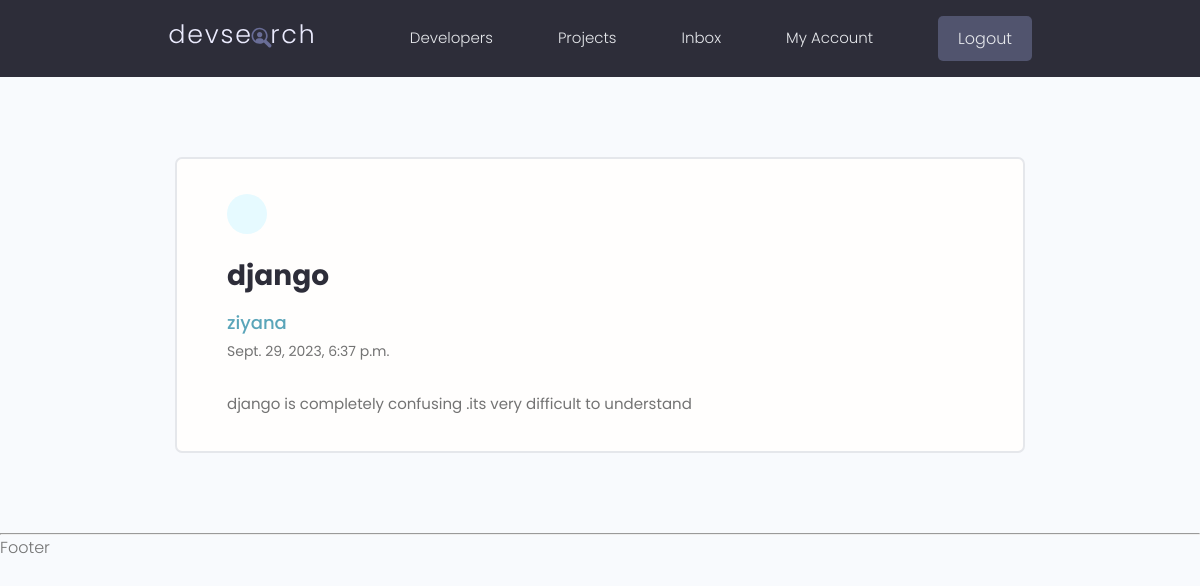
Screenshot of /view-message/1/ (signed in) with the database file from the repository.
### Users/models.py (models this page shows, shortened)
class Message(models.Model):
    sender = models.ForeignKey(Profile,on_delete=models.SET_NULL,null=True,blank=True)
    recipient = models.ForeignKey(Profile,on_delete=models.SET_NULL,null=True,blank=True,related_name='messages')
    name = models.CharField(max_length=200,null=True,blank=True)
    email =models.EmailField(null=True,blank=True)
    subject = models.CharField(max_length=200,null=True,blank=True)
    body = models.TextField()
    is_read = models.BooleanField(default=False,null=True)
    created = models.DateTimeField(auto_now_add=True)
    class Meta:
         ordering=['is_read','-created']

### Users/views.py (the view)
# urls.py: path('view-message/<str:pk>/',views.viewMessage,name='view-message'),
@login_required(login_url='Users:login')
def viewMessage(request,pk):
    message = Message.objects.get(id=pk)
    if message.is_read == False:
        message.is_read = True
        message.save()
    context = {
        'message':message,
    }
    return render(request,'users/message.html',context)

### Users/templates/users/message.html (shortened to what this page needs)
{% extends 'main.html'%}
{% block content %}
  <main class="messagePage my-xl">
    <div class="content-box">
      <div class="message">
        <a class="backButton" href="{% url 'Users:inbox' %}"></a>
        <h2 class="message__subject">{{message.subject}}</h4>
          {% if message.sender == None %}
          <a href="#" class="message__author">{{message.name}}</a>
          {% else %}
          <a href="{% url 'Users:single-profile' message.sender.id %}" class="message__author">{{message.name}}</a>
          {% endif %}
          <p class="message__date">{{message.created}}</p>
          <div class="message__body">
            {{message.body}}
          </div>
      </div>
    </div>
  </main>
{% endblock %}

### static/styles/app.css (style rules this page uses)
:root { --color-sub: #2d2d39; }
.content-box { width: 95%; max-width: 85rem; margin: 0 auto; }
.message { padding: 2.5rem 0; }
.message > a { display: flex; gap: 1rem; }
.message__author, .message__date { flex-basis: 25%; }
.message__subject { flex-basis: 50%; }
.message__date { text-align: right; }
.messagePage .message { list-style: none; background: var(--color-white); padding: 3.5rem 5rem; border: 2px solid var(--color-light); border-radius: 0.7rem; }
.messagePage .message__subject { font-size: 2.8rem; color: var(--color-sub); margin-bottom: 1rem; margin-top: 2rem; }
.messagePage .message__author { font-size: 1.8rem; font-weight: 500; }
.messagePage .message__date { font-size: 1.4rem; font-weight: 400; text-align: left; margin-bottom: 3rem; }
.backButton { background: var(--color-main-light); color: var(--color-main); width: 4rem; height: 4rem; display: flex; align-items: center; justify-content: center; border-radius: 50%; }

### static/uikit/styles/modules/_variables.css (style rules this page uses)
:root { --color-main: #5aa5b9; --color-main-light: #e6faff; --color-sub: #3f4156; --color-sub-light: #51546e; --color-sub-lighter: #ededfd; --color-text: #737373; --color-gray: #8b8b8b; --color-light: #e5e7eb; --color-light-gray: #767676; --color-bg: #f8fafd; --color-white: #fffefd; --color-white-light: #f3f3f3; --color-success: #359e64; --color-success-bg: #def8e8; --color-error: #fc4b0b; --color-error-bg: #fff2ee; --font-base: 'Poppins', arial, helvetica, 'Segoe UI', roboto, ubuntu, sans-serif; --font-monospace: 'Fira Code', 'Courier New', courier, monospace; --font-regular: 300; --font-medium: 500; --font-bold: 700; --generic-shadow: 1px 1px 5px #00000010; --generic-transition: all 0.3s ease-in-out; }

### static/uikit/styles/modules/_base.css (style rules this page uses)
* { margin: 0; padding: 0; box-sizing: border-box; text-rendering: optimizeLegibility; color: inherit; font-size: inherit; }
html { font-size: 50%; }
@media only screen and (min-width: 480px) { html { font-size: 56.25%; } }
@media only screen and (min-width: 1200px) { html { font-size: 62.5%; } }
body { line-height: 1.6; font-weight: 400; font-size: 1.5rem; color: var(--color-text); background-color: var(--color-bg); min-height: 100vh; }

### static/uikit/styles/modules/_typography.css (style rules this page uses)
* { font-family: var(--font-base); }
h2 { font-size: 3.6rem; font-weight: var(--font-bold); }
p, span, strong { font-size: 1.6rem; color: var(--color-text); font-weight: var(--font-regular); }
a { padding-bottom: 2px; text-decoration: none; display: inline-block; color: var(--color-main); font-weight: var(--font-medium); }

### static/uikit/styles/modules/_utilities.css (style rules this page uses)
.my-xl { margin: 8rem auto; }

### rows the page displays
Message: subject "django", name "ziyana", created "Sept. 29, 2023, 6:37 p.m.", body "django is completely confusing .its very difficult to understand"
